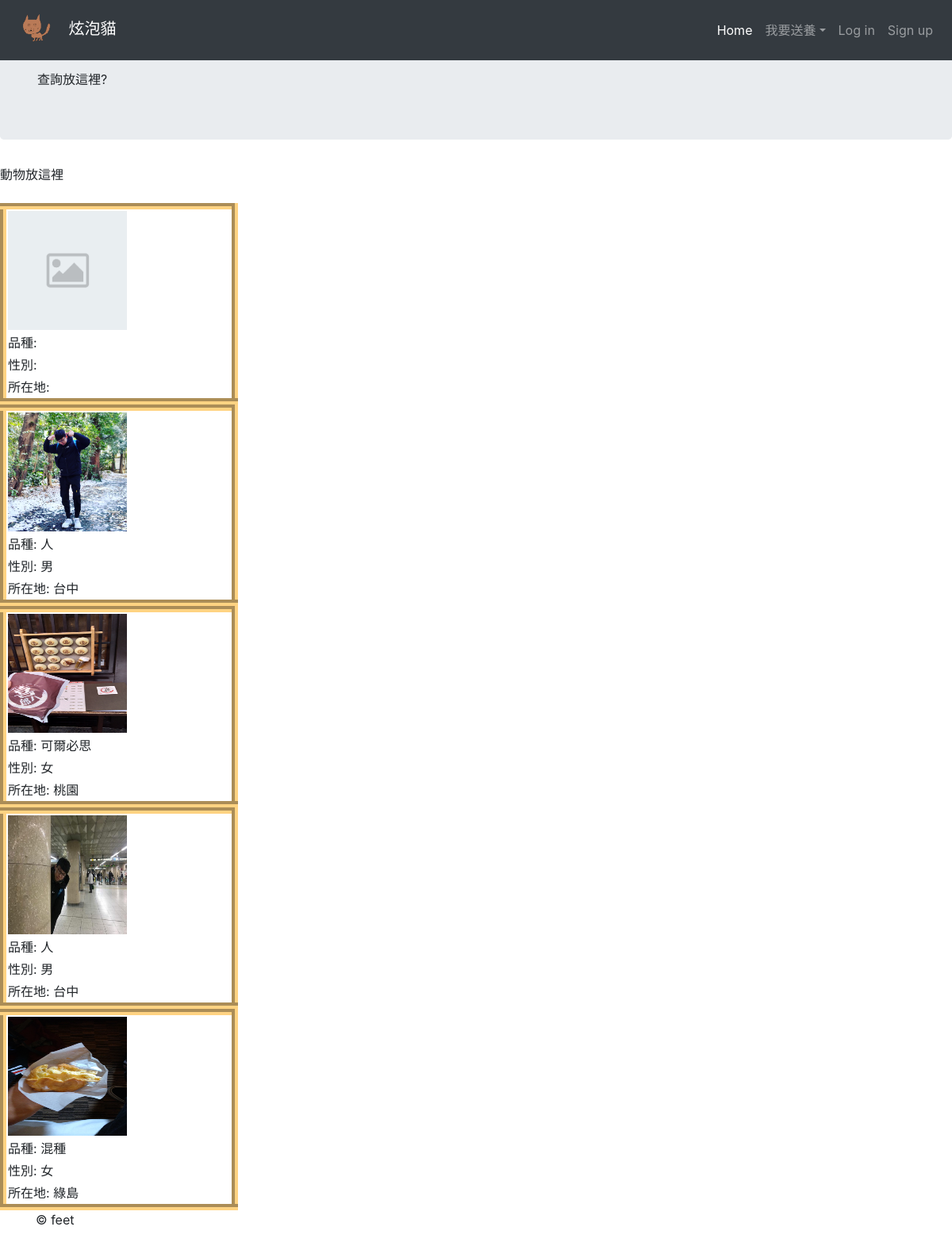
The page / on the database its author committed.
### products/models.py (models this page shows, shortened)
class Animal(models.Model):
	animal_id = models.CharField(max_length = 20)
	animal_variety = models.CharField(max_length = 20)
	animal_sex = models.CharField(max_length = 10)
	animal_old = models.CharField(max_length = 10)
	animal_size = models.CharField(max_length = 20)
	animal_color = models.CharField(max_length = 10)
	animal_from = models.CharField(max_length = 50)
	animal_health = models.CharField(max_length = 50)
	animal_remark = models.TextField(max_length = 10)
	animal_image = models.ImageField(upload_to = 'images/')
	animal_owner = models.ForeignKey(User, on_delete = models.CASCADE)
	pub_data = models.DateTimeField()

### products/views.py (the view)
# urls.py: path('', products.views.product_list , name = '主頁面'),  #呼叫products_APP 裡面的views_PY 的product_list_FUNCTION
def product_list(request):
	try:
		animal =  Animal.objects
		return render(request, 'product_list.html',{'animal' :  animal} )
	except:
		return render(request, 'product_list.html',{'查詢錯誤' : '讀取錯誤'} )
	return render(request, 'product_list.html')

### products/templates/product_list.html (shortened to what this page needs)
{% extends "theme.html" %}
{% block content %}
動物放這裡
<br>
<br>
{% for  animal in animal.all %}
<table style="border:8px #FFD382 groove;" cellpadding="2" border='0' width=300px height=250px>
	<tr><td><img width = "150" height="150" src="{{ animal.animal_image.url}} " alt="">	</td></tr>
	<tr><td>品種: {{animal.animal_variety}} </td></tr>
	<tr><td>性別: {{animal.animal_sex}} </td></tr>
	<tr><td>所在地: {{animal.animal_from}}</td></tr>
</table>
{% endfor %}
{% endblock content %}

### templates/theme.html (shortened to what this page needs)
<!doctype html>
<html lang="en">
	{% load staticfiles %}
 <head>
<link rel="stylesheet" href="https://stackpath.bootstrapcdn.com/bootstrap/4.3.1/css/bootstrap.min.css">
</head>
<body>
	<nav class="navbar navbar-expand-md navbar-dark fixed-top bg-dark">
	  <a class="navbar-brand" href="{% url '主頁面' %}">
	  <img src=" {% static "logo.png" %} " height=50>
	  炫泡貓
	  </a>
	  <div class="collapse navbar-collapse" id="navbarsExampleDefault">
	    <ul class="navbar-nav ml-auto">
	      <li class="nav-item active">
	        <a class="nav-link" href="{% url '主頁面' %}">Home <span class="sr-only">(current)</span></a>
	      </li>
	      <li class="nav-item dropdown">
	        <a class="nav-link dropdown-toggle" href="#" id="dropdown01" data-toggle="dropdown" aria-haspopup="true" aria-expanded="false">我要送養</a>
	      </li>
	      {% if user.is_authenticated %}
	      		<li class="nav-item " >
	        	 <a class="nav-link" href="Javascript:{document.getElementById('退出').submit()}" > 退出 </a>
	        	 <!--   因為"退出"這個事件要post 我們要給他一個表單，但是要把表單給隱藏起來 => 也就是說按下"退出" 其實是送出一個隱藏表單出去 ，利用JS 去get_ID為'退出'的元素submit()他 ，submit"退出"後 會執行下面的action
				 也就是 {% url '退出頁面' %} 將他導入到 account的urls.py 為name的動作 ，對應到的動作是views.logout
				 所以會執行account的views.py裡面的logout_funtion
	        	 -->
	      		</li>
	      		<form id = '退出' method="POST" action="{% url '退出頁面' %}" align='center'>
					{% csrf_token %}
					<input class='btn btn-primary' type="hidden">
				</form>
	      {% else %}
	      		<li class="nav-item " >
	        	 <a class="nav-link" href=" {% url '登入頁面' %} ">Log in</a>
	      		</li>
	      		<li class="nav-item ">
	       		 <a class="nav-link " href=" {% url '註冊頁面' %} ">Sign up</a>
	      		</li>
	      {% endif %}
	    </ul>
	  </div>
	</nav>
<main role="main">
  <div class="jumbotron">
    <div class="container ">
    <br>
      查詢放這裡?
    </div>
  </div>
 	{% block content %}
	{% endblock content %}
</main>
<footer class="container">
  <p>&copy; feet</p>
</footer>
  </body>
</html>

### rows shown on the page
Animal: animal_image (placeholder picture)
Animal: animal_image (picture), animal_variety "人", animal_sex "男", animal_from "台中"
Animal: animal_image (picture), animal_variety "可爾必思", animal_sex "女", animal_from "桃園"
Animal: animal_image (picture), animal_variety "人", animal_sex "男", animal_from "台中"
Animal: animal_image (picture), animal_variety "混種", animal_sex "女", animal_from "綠島"
